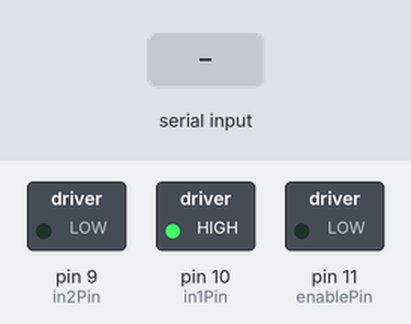
The sketch below on a simulated Arduino Uno, built with avr-gcc and run on an emulated ATmega328P. Shown: switched loads named in the sketch (green lamp = pin HIGH). The inputs (shaded band) are chosen by the test bench. What the sketch prints to the serial monitor is not drawn.

Above: at 1.2 s.
1.3 s: "A" received over Serial
Timing chart, 0 to 4.3 s (numbered marks = the images above; inputs shaded):
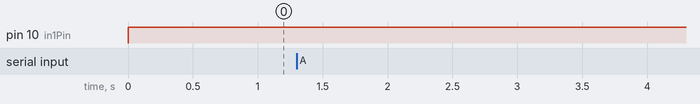

The sketch:

DC_motor___H-Bridge.ino
```cpp
int enablePin = 11;
int in1Pin = 10;
int in2Pin = 9;
int switchPin = 7;
int potPin = 0;
int speed = 0;
boolean reverse;

// Declareer een array van integers met 2 plekken
int serialInArray[2];
// Declareer een integer om
int serialCount = 0;

boolean firstContact = false;

void setup()
{
  // Start Serial op 9600 baud
  Serial.begin(9600);

  // Pins instellen
  pinMode(in1Pin, OUTPUT);
  pinMode(in2Pin, OUTPUT);
  pinMode(enablePin, OUTPUT);
  pinMode(switchPin, INPUT_PULLUP);

  while (!Serial) {
    ; // Wacht totdat er Serial communicatie werkt bij Arduino
  }

}

void loop()
{
  setMotor(speed, reverse);
}

void serialEvent() {
  // Wanneer er een byte 'in de wachtrij staat'
  while (Serial.available()>0) {
    // Sla de byte op in de variabele inByte
    int inByte = Serial.read();

    // Voor testen
    //Serial.print("Received: ");
    //Serial.println(inByte);

    // Als er nog geen contact is gemaakt
    if (firstContact == false) {
      // Kijk of het bericht een A is
      if (inByte == 'A') {
        firstContact = true;
        // Vraag gegevens door iets terug te sturen
        Serial.write('A');
      }
    }

    // Als er al wel contact was gemaakt
    else {
      // Zet de byte op de goede plaats in de array
      serialInArray[serialCount] = inByte;
      // Zet de counter voor de plaats van de byte 1 omhoog
      serialCount++;


      // Als we 2 bytes hebben ontvangen en opgeslagen hebben
      if (serialCount > 1 ) {

        // Zet de snelheid gelijk aan de eerste waarde van de array
        speed = serialInArray[0];

        // Als de waarde een 1 is, zet de motor in de achteruit
        if (serialInArray[1] == 1){
          reverse = true;
        }

        // Anders niet
        else{
          reverse = false;
        }

        // Stuur A om voor meer gegevens te vragen
        Serial.write('A');

        // Zet de counter weer op 0
        serialCount = 0;
    }
   }
  }
}

void setMotor(int speed, boolean reverse)
{
  analogWrite(enablePin, speed);
  digitalWrite(in1Pin, ! reverse);
  digitalWrite(in2Pin, reverse);
}
```

Measured:
- after the input at 1.3 s, every drawn part: stays the same
